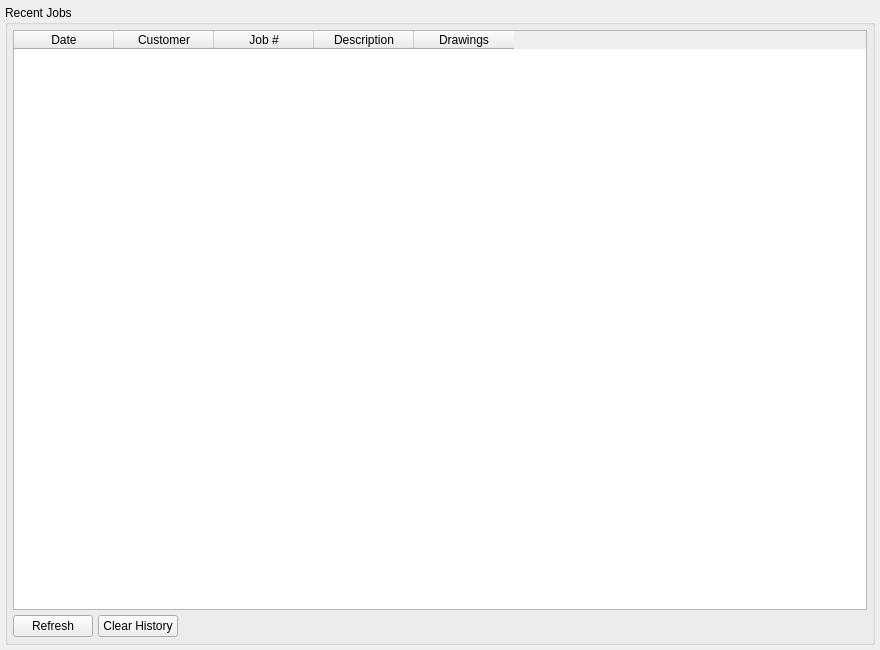
<?xml version="1.0" encoding="UTF-8"?>
<ui version="4.0">
 <class>HistoryTab</class>
 <widget class="QWidget" name="HistoryTab">
  <property name="geometry">
   <rect>
    <x>0</x>
    <y>0</y>
    <width>880</width>
    <height>650</height>
   </rect>
  </property>
  <layout class="QVBoxLayout" name="mainLayout">
   <property name="spacing">
    <number>5</number>
   </property>
   <property name="leftMargin">
    <number>5</number>
   </property>
   <property name="topMargin">
    <number>5</number>
   </property>
   <property name="rightMargin">
    <number>5</number>
   </property>
   <property name="bottomMargin">
    <number>5</number>
   </property>
   <item>
    <widget class="QGroupBox" name="historyGroup">
     <property name="title">
      <string>Recent Jobs</string>
     </property>
     <layout class="QVBoxLayout" name="historyLayout">
      <property name="spacing">
       <number>5</number>
      </property>
      <property name="leftMargin">
       <number>5</number>
      </property>
      <property name="topMargin">
       <number>5</number>
      </property>
      <property name="rightMargin">
       <number>5</number>
      </property>
      <property name="bottomMargin">
       <number>5</number>
      </property>
      <item>
       <widget class="QTableWidget" name="history_table">
        <property name="selectionBehavior">
         <enum>QAbstractItemView::SelectRows</enum>
        </property>
        <column>
         <property name="text">
          <string>Date</string>
         </property>
        </column>
        <column>
         <property name="text">
          <string>Customer</string>
         </property>
        </column>
        <column>
         <property name="text">
          <string>Job #</string>
         </property>
        </column>
        <column>
         <property name="text">
          <string>Description</string>
         </property>
        </column>
        <column>
         <property name="text">
          <string>Drawings</string>
         </property>
        </column>
       </widget>
      </item>
      <item>
       <layout class="QHBoxLayout" name="buttonLayout">
        <item>
         <widget class="QPushButton" name="refresh_btn">
          <property name="text">
           <string>Refresh</string>
          </property>
         </widget>
        </item>
        <item>
         <widget class="QPushButton" name="clear_btn">
          <property name="text">
           <string>Clear History</string>
          </property>
         </widget>
        </item>
        <item>
         <spacer name="horizontalSpacer">
          <property name="orientation">
           <enum>Qt::Horizontal</enum>
          </property>
          <property name="sizeHint" stdset="0">
           <size>
            <width>40</width>
            <height>20</height>
           </size>
          </property>
         </spacer>
        </item>
       </layout>
      </item>
     </layout>
    </widget>
   </item>
  </layout>
 </widget>
 <resources/>
 <connections/>
</ui>
